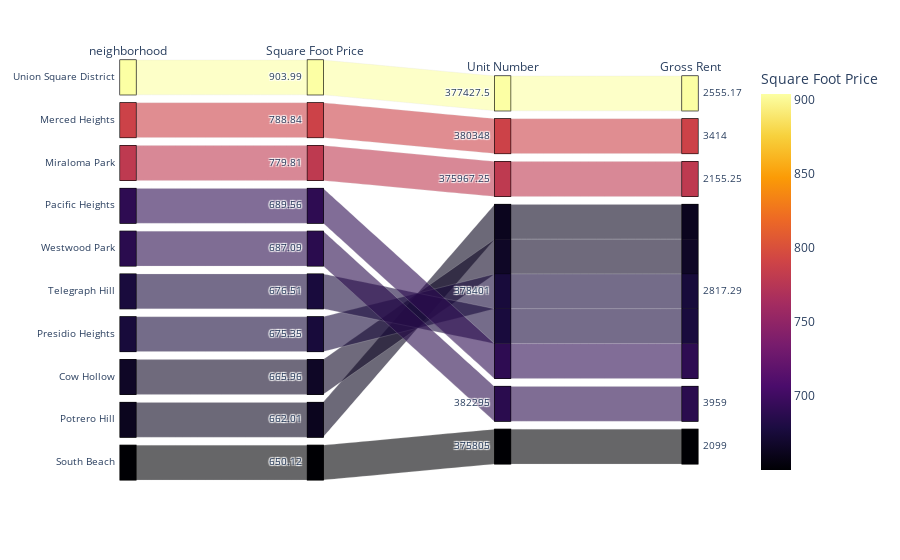

This figure's notebook cell:
### Code cell
# Parallel Categories will Plot
parallel_categories()

### Figure 1 — Plotly figure (JSON) as saved in the notebook; plotly's stock layout.template omitted (floating-point values rounded to 4 significant figures)
{"data": [{"dimensions": [{"label": "neighborhood", "values": ["Union Square District", "Merced Heights", "Miraloma Park", "Pacific Heights", "Westwood Park", "Telegraph Hill", "Presidio Heights", "Cow Hollow", "Potrero Hill", "South Beach"]}, {"label": "Square Foot Price", "values": [904.0, 788.8, 779.8, 689.6, 687.1, 676.5, 675.4, 666.0, 662.0, 650.1]}, {"label": "Unit Number", "values": [377400.0, 380348, 376000.0, 378401, 382295, 378401, 378401, 378401, 378401, 375805]}, {"label": "Gross Rent", "values": [2555.0, 3414, 2155.0, 2817.0, 3959, 2817.0, 2817.0, 2817.0, 2817.0, 2099]}], "domain": {"x": [0, 1], "y": [0, 1]}, "line": {"color": [904.0, 788.8, 779.8, 689.6, 687.1, 676.5, 675.4, 666.0, 662.0, 650.1], "coloraxis": "coloraxis"}, "name": "", "type": "parcats"}], "layout": {"autosize": true, "coloraxis": {"colorbar": {"title": {"text": "Square Foot Price"}}, "colorscale": [[0, "#000004"], [0.1111, "#1b0c41"], [0.2222, "#4a0c6b"], [0.3333, "#781c6d"], [0.4444, "#a52c60"], [0.5556, "#cf4446"], [0.6667, "#ed6925"], [0.7778, "#fb9b06"], [0.8889, "#f7d13d"], [1, "#fcffa4"]]}, "legend": {"tracegroupgap": 0}, "margin": {"t": 60}}}
